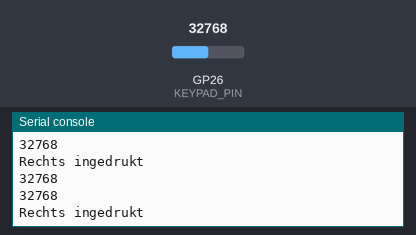
The program below on a simulated Raspberry Pi Pico running MicroPython. On the bench: the last lines printed to the serial console. The test bench sets the inputs (shaded band); at power-on: GP26 (KEYPAD_PIN) = 32768 (analog values on the 0–65535 scale).

Above: at 7.4 s.
7.5 s: GP26 (KEYPAD_PIN) set to 9168
At 7.9 s:
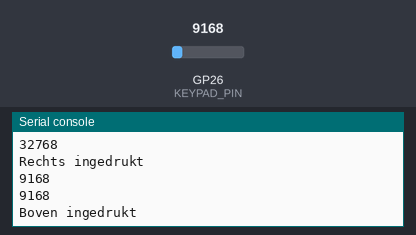
9.0 s: GP26 (KEYPAD_PIN) set to 8000
At 9.4 s:
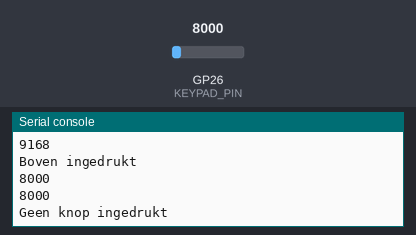
10.5 s: GP26 (KEYPAD_PIN) set to 1088
At 10.9 s:
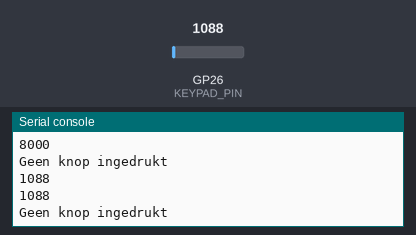
12.0 s: GP26 (KEYPAD_PIN) set to 944
At 12.4 s:
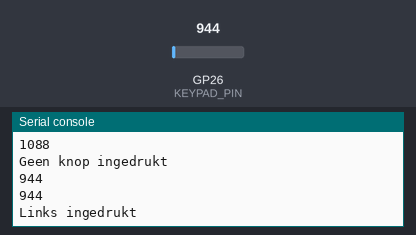
Timing chart, 0 to 15.0 s (numbered marks = the images above; inputs shaded):
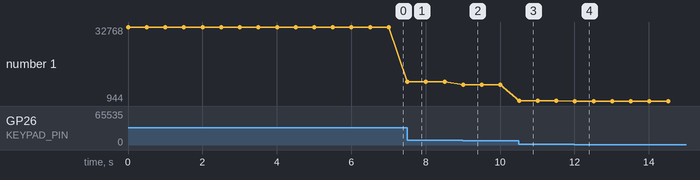

Measured:
- the behaviour switches between 8512 and 8496 on GP26 (KEYPAD_PIN) (found by bisection; images 1 and 2)
- the behaviour switches between 1008 and 992 on GP26 (KEYPAD_PIN) (found by bisection; images 3 and 4)
- after the input at 7.5 s, the serial console: prints a new line at once (image 1)
- after the input at 9.0 s, the serial console: prints a new line at once (image 2)
- after the input at 10.5 s, the serial console: prints a new line at once (image 3)
- after the input at 12.0 s, the serial console: prints a new line at once (image 4)
- plotted number 1: 32768 → 9168 after the input at 7.5 s, 9168 → 8000 after the input at 9.0 s, 8000 → 1088 after the input at 10.5 s, 1088 → 944 after the input at 12.0 s

The program:

main.py
```python
# Elektronica - Keypad
from machine import Pin, ADC
from utime import sleep_ms
# Bij mij de waarden:
# midden: 47803
# links:  192
# boven:  9426
# onder:  21349
# rechts: 32615

# Define the ADC GPIO pin for the 5-button keypad
KEYPAD_PIN = 26  # Adjust this pin number as needed

# Initialize the ADC
adc = ADC(Pin(KEYPAD_PIN))

def read_keypad():
    # Read the ADC value
    adc_value = adc.read_u16()  # Read the ADC value (0-65535)
    print(adc_value)

    # Map the ADC value to a key
    adc_value = adc.read_u16()
    print(adc_value)
    # marge van ongeveer 1000
    if adc_value < 1000:
        return "Links"
    elif 8500 <= adc_value <= 10500:
        return "Boven"
    elif 20000 <= adc_value <= 22500:
        return "Onder"
    elif 31500 <= adc_value <= 34000:
        return "Rechts"
    elif 46500 <= adc_value <= 49000:
        return "Midden"
    else:
        return "Geen knop"

def main():
    print("Start van de keypad")

    while True:
        key = read_keypad()
        print(f"{key} ingedrukt")
        sleep_ms(500)  # Wait half a second before reading again

if __name__ == "__main__":
    main()
```
